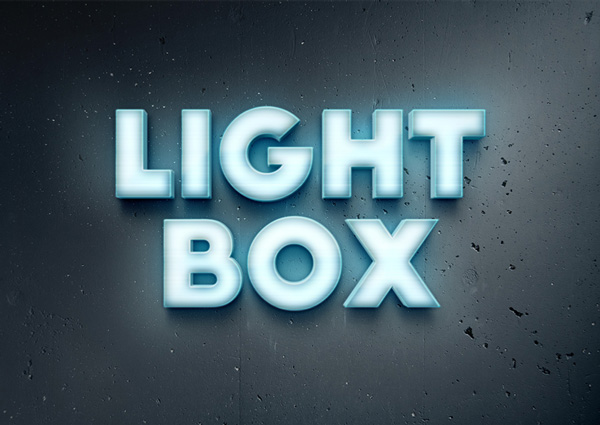
#> input picture Anul2/Semestrul_2/Ai/Laboratoare/lab03/Lab3/img/test2.jpg, 600 x 425 px; its folder holds only this picture in this run
$ jupyter execute --allow-errors Problema3.ipynb
#> lines starting #> are read from the running program, lines starting #| are printed output that depends on the picture
posibilitati de imbunatatire a recunoasterii textului

[cell 1]
import cv2
from azure.cognitiveservices.vision.computervision import ComputerVisionClient
from azure.cognitiveservices.vision.computervision.models import OperationStatusCodes
from azure.cognitiveservices.vision.computervision.models import VisualFeatureTypes
from msrest.authentication import CognitiveServicesCredentials
from array import array
import os
from PIL import Image
import sys
import time
import os
from io import BytesIO


RED = "\033[31m"
GREEN = "\033[32m"
YELLOW = "\033[33m"
BLUE = "\033[34m"
MAGENTA = "\033[35m"
CYAN = "\033[36m"
WHITE = "\033[37m"
RESET = "\033[0m"

os.environ["VISION_KEY"] ="Your_key"
os.environ["VISION_ENDPOINT"] ="https://berindeiepaulmihai.cognitiveservices.azure.com/"
subscription_key = os.environ["VISION_KEY"]
endpoint = os.environ["VISION_ENDPOINT"]
#> (the rest of this cell did not finish here and is left out)

[cell 2]
def levenshteinDistance(str1, str2):
    # programare dinamica :(

    n = len(str1) # lungimea sirului sursa
    m = len(str2) # lungimea sirului target
    dp = [[0 for _ in range(m + 1)] for _ in range(n + 1)]

    # se initializeaza prima linie din matrice cu numere de la 0 la n
    for i in range(n + 1):
        dp[i][0] = i

    # se initializeaza prima coloana din matrice cu numere de la 0 la m
    for j in range(m + 1):
        dp[0][j] = j

    for i in range(1, n + 1):
        for j in range(1, m + 1):
            if str1[i - 1] == str2[j - 1]:  # daca valorile sunt egale atunci
                dp[i][j] = dp[i - 1][j - 1] # atunci se ia valoare din stanga sus
            else:
                dp[i][j] = 1 + min(dp[i][j - 1], dp[i - 1][j], dp[i - 1][j - 1]) # se ia valoare din celilele de deasupra si stanga
    return dp[n][m]

[cell 3]
import numpy as np

def enhance_contrast(image_path):
#> called with image_path = 'img/test2.jpg'
    img = cv2.imread(image_path, cv2.IMREAD_GRAYSCALE)
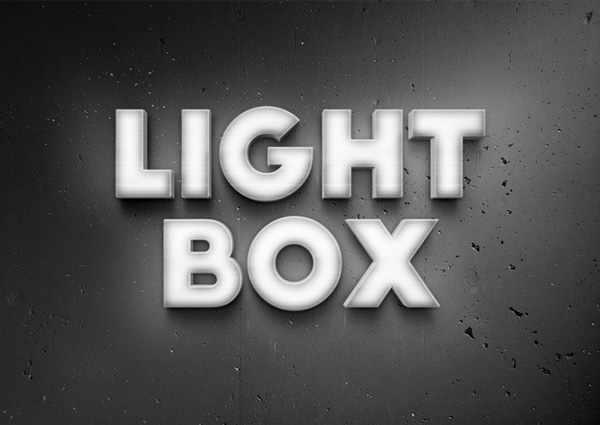
#> img: shape (425, 600); min 0, max 253, mean 86.1
    clahe = cv2.createCLAHE(clipLimit=2.0, tileGridSize=(8,8))
    img_enhanced = clahe.apply(img)
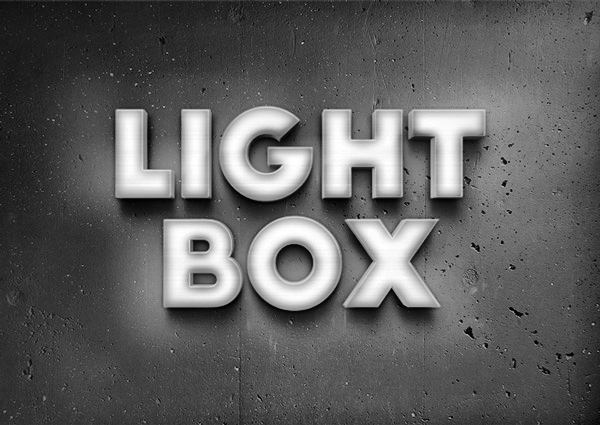
#> img_enhanced: shape (425, 600); min 1, max 255, mean 94.9
    return img_enhanced

def remove_noise(image_path):
    img = cv2.imread(image_path, cv2.IMREAD_GRAYSCALE)
    kernel = np.ones((1, 1), np.uint8)
    img = cv2.morphologyEx(img, cv2.MORPH_OPEN, kernel)
    img = cv2.morphologyEx(img, cv2.MORPH_CLOSE, kernel)
    return img

def binarize_image(image_path):
    img = cv2.imread(image_path, cv2.IMREAD_GRAYSCALE)
    _, binary = cv2.threshold(img, 127, 255, cv2.THRESH_BINARY + cv2.THRESH_OTSU)
    return binary


files = os.listdir('img')
folder = 'img'


groundTruth = {
                'test1.jpg': ['Acesta este un test', 'Stiu ca nu scriu foarte frumos!'],
                'test2.jpg': ['LIGHT', 'BOX'],
                'test3.png': ['CEVA', 'IN', 'AI'],
               }
OCR_rez = dict()

#> (the rest of this cell did not finish here and is left out)

[cell 4]
print("Calitatea procesului la nivel de caracter:")
for file in OCR_rez:
    print(f"    {CYAN}{file}{RESET}")
    for line1, line2 in zip(groundTruth[file], OCR_rez[file]):
        wordsGroundTruth = line1.split(' ')
        wordsOCR = line2.split(' ')
        for w1, w2 in zip(wordsGroundTruth, wordsOCR):
            print(f"        {GREEN}{w1}{RESET} VS {RED}{w2}{RESET} - diferenta: {levenshteinDistance(w1, w2)}")

print("Calitatea procesului la nivel de cuvant:")
for file in OCR_rez:
    print(f"    {CYAN}{file}{RESET}")
    noOfCorrectWords = 0
    for line1, line2 in zip(groundTruth[file], OCR_rez[file]):
        print(f"        {GREEN}{line1}{RESET}  {RED}{line2}{RESET}")
        for w1, w2 in zip(line1.split(' '), line2.split(' ')):
            if w1 == w2:
                noOfCorrectWords += 1
    print(f"        Numarul de cuvinte corecte este {noOfCorrectWords}")

$ run again, on Anul2/Semestrul_2/Ai/Laboratoare/lab03/Lab3/img/test1.jpg
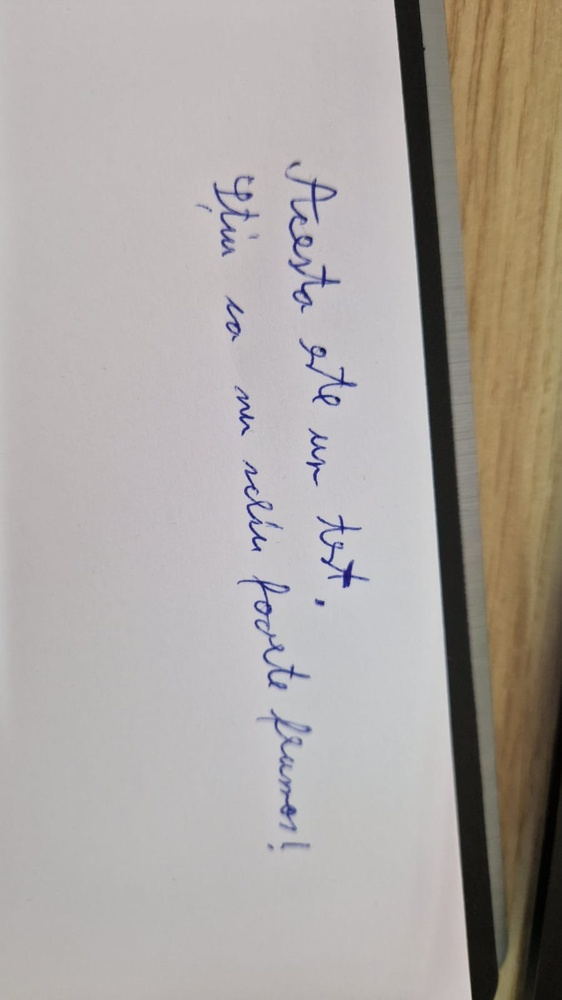
#> input picture Anul2/Semestrul_2/Ai/Laboratoare/lab03/Lab3/img/test1.jpg, 562 x 1000 px, shrunk from 900 x 1600 before the run
#> in enhance_contrast, `img = cv2.imread(image_path, cv2.IMREAD_GRAYSCALE)`:
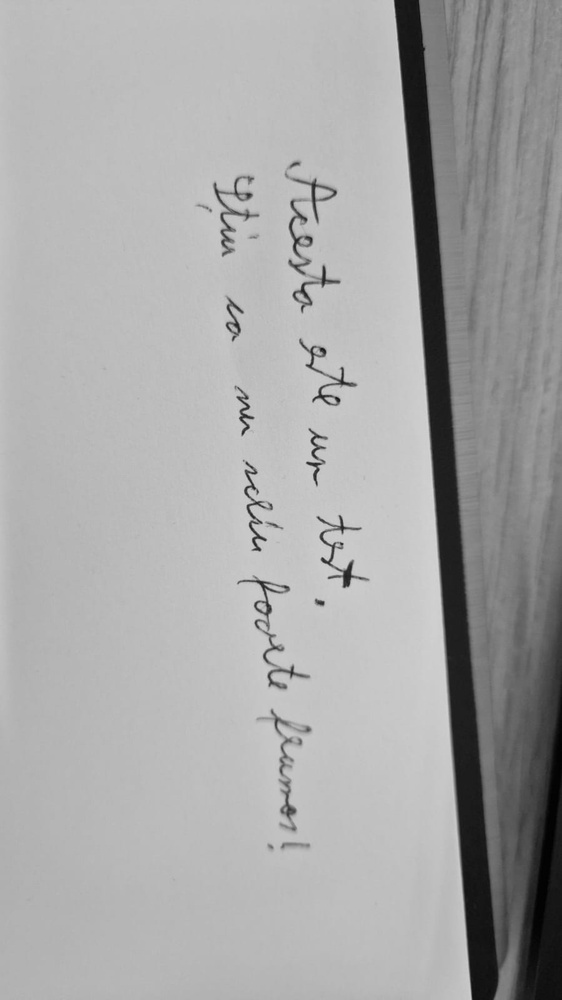
#> img: shape (1000, 562); min 0, max 213, mean 167.5
#> in enhance_contrast, `img_enhanced = clahe.apply(img)`:
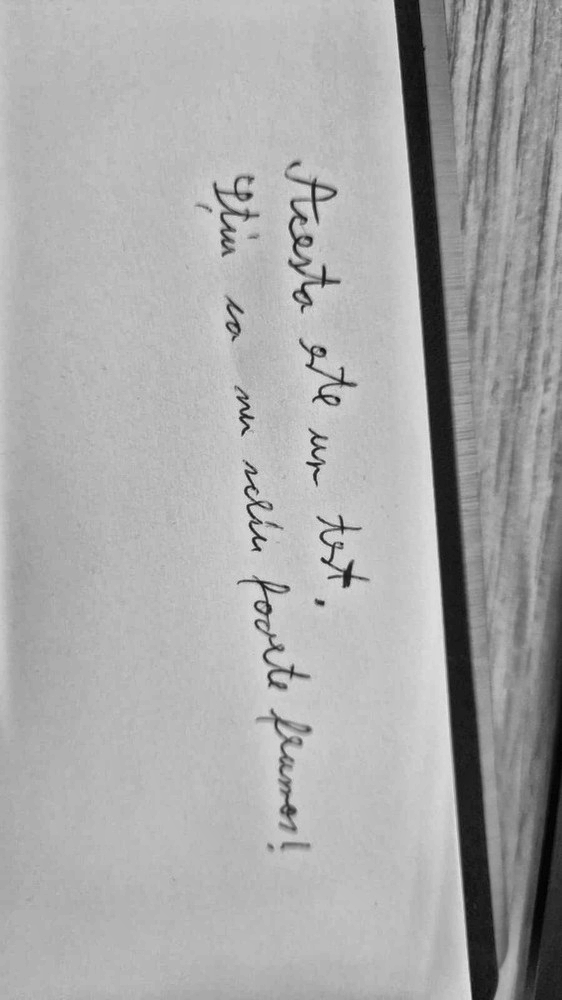
#> img_enhanced: shape (1000, 562); min 1, max 226, mean 168.7
